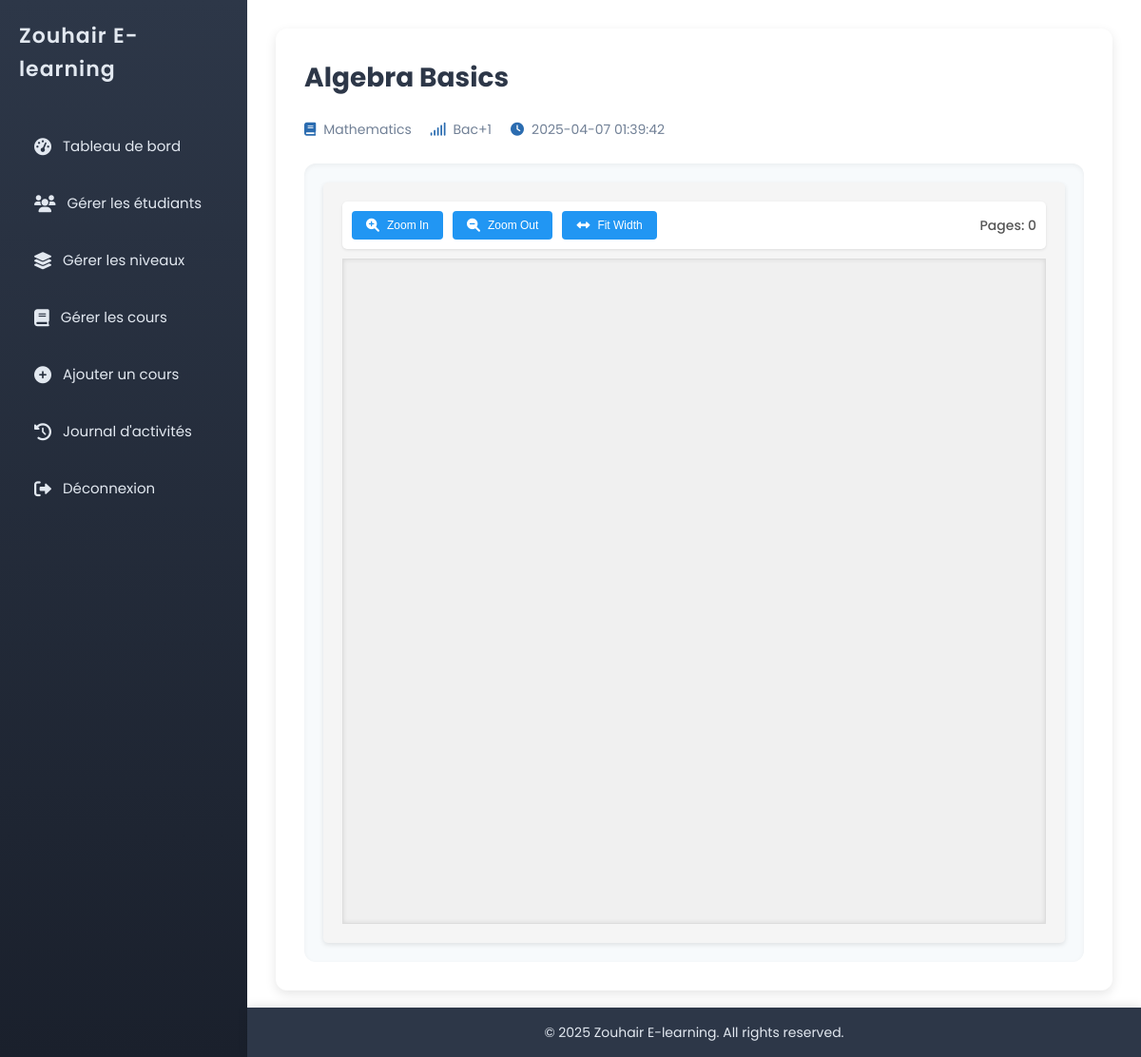
/admin/view_course.php?id=1 (signed in), run on the app's committed database.
### tables this page shows
CREATE TABLE `courses` (
  `id` int(11) NOT NULL,
  `title` varchar(100) NOT NULL,
  `subject_id` int(11) NOT NULL,
  `level_id` int(11) NOT NULL,
  `content_type` enum('pdf','video') NOT NULL,
  `content_path` varchar(255) NOT NULL,
  `image_path` varchar(255) DEFAULT NULL,
  `difficulty` enum('Easy','Medium','Hard') NOT NULL,
  `created_by` int(11) NOT NULL,
  `created_at` timestamp NOT NULL DEFAULT current_timestamp()
);

CREATE TABLE `subjects` (
  `id` int(11) NOT NULL,
  `name` varchar(50) NOT NULL,
  `level_id` int(11) DEFAULT NULL,
  `created_at` timestamp NOT NULL DEFAULT current_timestamp()
);

CREATE TABLE `levels` (
  `id` int(11) NOT NULL,
  `name` varchar(50) NOT NULL,
  `description` text DEFAULT NULL,
  `created_at` timestamp NOT NULL DEFAULT current_timestamp()
);

### includes/config.php (called while the page is built, shortened)
<?php
try {
    $conn = new mysqli(DB_HOST, DB_USER, DB_PASS, DB_NAME);
    $conn->set_charset("utf8mb4");
} catch (Exception $e) {
    die("<h1>Database Error</h1><p>" . $e->getMessage() . "</p>");
}
function sanitize_input($data) {
    global $conn;
    return htmlspecialchars(strip_tags(trim($conn->real_escape_string($data))));
}
?>

### admin/view_course.php (the view, shortened to what this page needs)
<?php
require_once '../includes/config.php';
$course_id = isset($_GET['id']) ? sanitize_input($_GET['id']) : null;
$course = $conn->query("SELECT c.title, c.content_type, c.content_path, c.created_at, s.name AS subject, l.name AS level
                        FROM courses c
                        JOIN subjects s ON c.subject_id = s.id
                        JOIN levels l ON c.level_id = l.id
                        WHERE c.id = $course_id")->fetch_assoc();
?>
<!DOCTYPE html>
<html lang="en">
<head>
    <link rel="stylesheet" href="../assets/css/admin.css">
</head>
<body>
    <?php include '../includes/header.php'; ?>
    <main class="dashboard">
        <div class="course-view-container">
            <h1><?php echo htmlspecialchars($course['title']); ?></h1>
            <div class="course-meta">
                <span class="meta-item"><i class="fas fa-book"></i> <?php echo htmlspecialchars($course['subject']); ?></span>
                <span class="meta-item"><i class="fas fa-signal"></i> <?php echo htmlspecialchars($course['level']); ?></span>
                <span class="meta-item"><i class="fas fa-clock"></i> <?php echo $course['created_at']; ?></span>
            </div>
            <div class="course-content">
                <div class="content-preview">
                    <?php if ($course['content_type'] === 'pdf'): ?>
                        <div class="pdf-wrapper">
                            <div class="pdf-controls">
                                <button id="zoomIn" class="btn-action"><i class="fas fa-search-plus"></i> Zoom In</button>
                                <button id="zoomOut" class="btn-action"><i class="fas fa-search-minus"></i> Zoom Out</button>
                                <button id="fitWidth" class="btn-action"><i class="fas fa-arrows-alt-h"></i> Fit Width</button>
                                <span id="pageInfo">Pages: <span id="pageCount">0</span></span>
                            </div>
                            <div id="pdfContainer" class="pdf-container">
                            </div>
                        </div>
                    <?php endif; ?>
                </div>
            </div>
        </div>
    </main>
    <?php include '../includes/footer.php'; ?>
</body>
</html>

### assets/css/admin.css (style rules this page uses)
* { margin: 0; padding: 0; box-sizing: border-box; }
body { font-family: 'Poppins', sans-serif; background-color: #f0f2f5; color: #1a202c; display: flex; min-height: 100vh; line-height: 1.6; transition: opacity 0.2s ease; }
body, canvas, .pdf-container { user-select: none; -webkit-user-select: none; -moz-user-select: none; -ms-user-select: none; -webkit-user-drag: none; }
.pdf-container { transition: filter 0.3s ease; }
.dashboard h1 { font-size: 28px; font-weight: 700; color: #2d3748; margin-bottom: 20px; }
.btn-action { padding: 6px 12px; border: none; border-radius: 6px; cursor: pointer; font-size: 12px; color: #fff; text-decoration: none; display: inline-flex; align-items: center; justify-content: center; transition: all 0.3s ease; min-width: 30px; height: 30px; }
.btn-action i { font-size: 14px; }
.course-view-container { background: #fff; padding: 30px; border-radius: 12px; box-shadow: 0 4px 12px rgba(0, 0, 0, 0.1); margin-bottom: 40px; }
.course-meta { display: flex; flex-wrap: wrap; gap: 20px; margin-bottom: 25px; color: #718096; font-size: 14px; }
.meta-item { display: flex; align-items: center; }
.meta-item i { margin-right: 8px; color: #2b6cb0; }
.course-content { display: flex; flex-direction: column; gap: 20px; }
.content-preview { background: #f7fafc; padding: 20px; border-radius: 12px; box-shadow: inset 0 2px 5px rgba(0, 0, 0, 0.05); width: 100%; }
.pdf-wrapper { position: relative; max-height: 80vh; overflow-y: auto; }
.pdf-controls { margin-bottom: 10px; display: flex; gap: 10px; align-items: center; justify-content: center; }
.pdf-container { width: 100%; }
.student-view-container, .course-view-container { background: #fff; padding: 30px; border-radius: 12px; box-shadow: 0 4px 12px rgba(0,0,0,0.1); }
.pdf-wrapper { position: relative; width: 100%; background: #f5f5f5; padding: 20px; border-radius: 5px; box-shadow: 0 2px 5px rgba(0,0,0,0.1); }
.pdf-container { width: 100%; max-width: 100%; overflow-y: auto; background: #f0f0f0; border: 1px solid #ddd; margin-top: 10px; padding: 20px 10px; min-height: 700px; box-shadow: inset 0 0 5px rgba(0,0,0,0.1); }
.pdf-controls { display: flex; align-items: center; margin-bottom: 10px; gap: 10px; padding: 10px; background: #fff; border-radius: 5px; box-shadow: 0 1px 3px rgba(0,0,0,0.1); flex-wrap: wrap; }
.pdf-controls button { padding: 8px 15px; background: #2196F3; color: white; border: none; border-radius: 4px; cursor: pointer; transition: background 0.2s; display: flex; align-items: center; gap: 5px; }
.pdf-controls button i { margin-right: 3px; }
#pageInfo { margin-left: auto; font-size: 14px; color: #555; font-weight: 500; }

### data on the page
courses: title "Algebra Basics", subject.name "Mathematics", level.name "Bac+1", created_at "2025-04-07 01:39:42"
